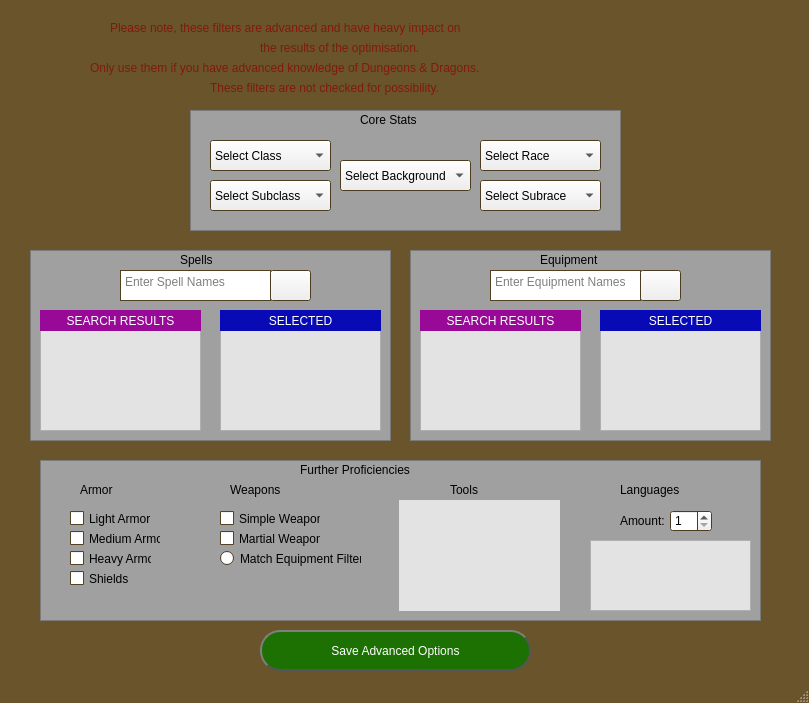
<?xml version="1.0" encoding="UTF-8"?>
<ui version="4.0">
 <class>mainWindow</class>
 <widget class="QMainWindow" name="mainWindow">
  <property name="geometry">
   <rect>
    <x>0</x>
    <y>0</y>
    <width>809</width>
    <height>703</height>
   </rect>
  </property>
  <property name="palette">
   <palette>
    <active>
     <colorrole role="Base">
      <brush brushstyle="SolidPattern">
       <color alpha="255">
        <red>255</red>
        <green>255</green>
        <blue>255</blue>
       </color>
      </brush>
     </colorrole>
     <colorrole role="Window">
      <brush brushstyle="SolidPattern">
       <color alpha="255">
        <red>105</red>
        <green>84</green>
        <blue>43</blue>
       </color>
      </brush>
     </colorrole>
    </active>
    <inactive>
     <colorrole role="Base">
      <brush brushstyle="SolidPattern">
       <color alpha="255">
        <red>255</red>
        <green>255</green>
        <blue>255</blue>
       </color>
      </brush>
     </colorrole>
     <colorrole role="Window">
      <brush brushstyle="SolidPattern">
       <color alpha="255">
        <red>105</red>
        <green>84</green>
        <blue>43</blue>
       </color>
      </brush>
     </colorrole>
    </inactive>
    <disabled>
     <colorrole role="Base">
      <brush brushstyle="SolidPattern">
       <color alpha="255">
        <red>105</red>
        <green>84</green>
        <blue>43</blue>
       </color>
      </brush>
     </colorrole>
     <colorrole role="Window">
      <brush brushstyle="SolidPattern">
       <color alpha="255">
        <red>105</red>
        <green>84</green>
        <blue>43</blue>
       </color>
      </brush>
     </colorrole>
    </disabled>
   </palette>
  </property>
  <property name="windowTitle">
   <string>Advanced Filters</string>
  </property>
  <widget class="QWidget" name="centralwidget">
   <widget class="QLabel" name="spellsLabel">
    <property name="geometry">
     <rect>
      <x>180</x>
      <y>250</y>
      <width>61</width>
      <height>20</height>
     </rect>
    </property>
    <property name="styleSheet">
     <string notr="true">font: 12pt &quot;Stencil&quot;;</string>
    </property>
    <property name="text">
     <string>Spells</string>
    </property>
   </widget>
   <widget class="QLabel" name="coreStatsLabel">
    <property name="geometry">
     <rect>
      <x>360</x>
      <y>110</y>
      <width>91</width>
      <height>20</height>
     </rect>
    </property>
    <property name="styleSheet">
     <string notr="true">font: 12pt &quot;Stencil&quot;;</string>
    </property>
    <property name="text">
     <string>Core Stats</string>
    </property>
   </widget>
   <widget class="QLabel" name="proficienciesLabel">
    <property name="geometry">
     <rect>
      <x>300</x>
      <y>460</y>
      <width>201</width>
      <height>20</height>
     </rect>
    </property>
    <property name="styleSheet">
     <string notr="true">font: 12pt &quot;Stencil&quot;;</string>
    </property>
    <property name="text">
     <string>Further Proficiencies</string>
    </property>
   </widget>
   <widget class="QGraphicsView" name="coreStatsView">
    <property name="geometry">
     <rect>
      <x>190</x>
      <y>110</y>
      <width>431</width>
      <height>121</height>
     </rect>
    </property>
    <property name="styleSheet">
     <string notr="true">background-color: rgb(160, 160, 160);</string>
    </property>
    <property name="backgroundBrush">
     <brush brushstyle="NoBrush">
      <color alpha="255">
       <red>0</red>
       <green>0</green>
       <blue>0</blue>
      </color>
     </brush>
    </property>
    <property name="renderHints">
     <set>QPainter::TextAntialiasing</set>
    </property>
   </widget>
   <widget class="QLabel" name="warningLabel1">
    <property name="geometry">
     <rect>
      <x>110</x>
      <y>20</y>
      <width>571</width>
      <height>16</height>
     </rect>
    </property>
    <property name="styleSheet">
     <string notr="true">font: 12pt &quot;Stencil&quot;;
color: rgb(131, 24, 14);</string>
    </property>
    <property name="text">
     <string>Please note, these filters are advanced and have heavy impact on</string>
    </property>
   </widget>
   <widget class="QLabel" name="warningLabel3">
    <property name="geometry">
     <rect>
      <x>90</x>
      <y>60</y>
      <width>611</width>
      <height>16</height>
     </rect>
    </property>
    <property name="styleSheet">
     <string notr="true">font: 12pt &quot;Stencil&quot;;
color: rgb(131, 24, 14);</string>
    </property>
    <property name="text">
     <string>Only use them if you have advanced knowledge of Dungeons &amp; Dragons.</string>
    </property>
   </widget>
   <widget class="QLabel" name="warningLabel2">
    <property name="geometry">
     <rect>
      <x>260</x>
      <y>40</y>
      <width>281</width>
      <height>16</height>
     </rect>
    </property>
    <property name="styleSheet">
     <string notr="true">font: 12pt &quot;Stencil&quot;;
color: rgb(131, 24, 14);</string>
    </property>
    <property name="text">
     <string>the results of the optimisation.</string>
    </property>
   </widget>
   <widget class="QPushButton" name="saveAdvancedOptions">
    <property name="geometry">
     <rect>
      <x>260</x>
      <y>630</y>
      <width>271</width>
      <height>41</height>
     </rect>
    </property>
    <property name="styleSheet">
     <string notr="true">font: 81 12pt &quot;Rockwell Extra Bold&quot;;
color: rgb(255, 255, 255);
background-color: rgb(28, 113, 2);
border: 2px solid #555;
border-radius: 20px;
border-style: outset;</string>
    </property>
    <property name="text">
     <string>Save Advanced Options</string>
    </property>
   </widget>
   <widget class="QComboBox" name="selectClass">
    <property name="geometry">
     <rect>
      <x>210</x>
      <y>140</y>
      <width>121</width>
      <height>31</height>
     </rect>
    </property>
    <property name="currentText">
     <string>Select Class</string>
    </property>
    <item>
     <property name="text">
      <string>Select Class</string>
     </property>
    </item>
   </widget>
   <widget class="QComboBox" name="selectSubclass">
    <property name="geometry">
     <rect>
      <x>210</x>
      <y>180</y>
      <width>121</width>
      <height>31</height>
     </rect>
    </property>
    <property name="currentText">
     <string>Select Subclass</string>
    </property>
    <item>
     <property name="text">
      <string>Select Subclass</string>
     </property>
    </item>
   </widget>
   <widget class="QComboBox" name="selectRace">
    <property name="geometry">
     <rect>
      <x>480</x>
      <y>140</y>
      <width>121</width>
      <height>31</height>
     </rect>
    </property>
    <property name="currentText">
     <string>Select Race</string>
    </property>
    <item>
     <property name="text">
      <string>Select Race</string>
     </property>
    </item>
   </widget>
   <widget class="QComboBox" name="selectSubrace">
    <property name="geometry">
     <rect>
      <x>480</x>
      <y>180</y>
      <width>121</width>
      <height>31</height>
     </rect>
    </property>
    <property name="currentText">
     <string>Select Subrace</string>
    </property>
    <item>
     <property name="text">
      <string>Select Subrace</string>
     </property>
    </item>
   </widget>
   <widget class="QComboBox" name="selectBackground">
    <property name="geometry">
     <rect>
      <x>340</x>
      <y>160</y>
      <width>131</width>
      <height>31</height>
     </rect>
    </property>
    <property name="layoutDirection">
     <enum>Qt::LeftToRight</enum>
    </property>
    <property name="currentText">
     <string>Select Background</string>
    </property>
    <item>
     <property name="text">
      <string>Select Background</string>
     </property>
    </item>
   </widget>
   <widget class="QGraphicsView" name="spellsView">
    <property name="geometry">
     <rect>
      <x>30</x>
      <y>250</y>
      <width>361</width>
      <height>191</height>
     </rect>
    </property>
    <property name="styleSheet">
     <string notr="true">background-color: rgb(160, 160, 160);</string>
    </property>
    <property name="backgroundBrush">
     <brush brushstyle="NoBrush">
      <color alpha="255">
       <red>0</red>
       <green>0</green>
       <blue>0</blue>
      </color>
     </brush>
    </property>
    <property name="renderHints">
     <set>QPainter::TextAntialiasing</set>
    </property>
   </widget>
   <widget class="QScrollArea" name="spellOptions">
    <property name="geometry">
     <rect>
      <x>40</x>
      <y>330</y>
      <width>161</width>
      <height>101</height>
     </rect>
    </property>
    <property name="styleSheet">
     <string notr="true">background-color: rgb(227, 227, 227);</string>
    </property>
    <property name="widgetResizable">
     <bool>true</bool>
    </property>
    <widget class="QWidget" name="spellContents">
     <property name="geometry">
      <rect>
       <x>0</x>
       <y>0</y>
       <width>159</width>
       <height>99</height>
      </rect>
     </property>
    </widget>
   </widget>
   <widget class="QTextEdit" name="spellSearchBar">
    <property name="geometry">
     <rect>
      <x>120</x>
      <y>270</y>
      <width>151</width>
      <height>31</height>
     </rect>
    </property>
    <property name="placeholderText">
     <string>Enter Spell Names</string>
    </property>
   </widget>
   <widget class="QPushButton" name="spellSearchBtn">
    <property name="geometry">
     <rect>
      <x>270</x>
      <y>270</y>
      <width>41</width>
      <height>31</height>
     </rect>
    </property>
    <property name="icon">
     <iconset>
      <normaloff>../Images/SearchImage.png</normaloff>../Images/SearchImage.png</iconset>
    </property>
    <property name="iconSize">
     <size>
      <width>32</width>
      <height>32</height>
     </size>
    </property>
   </widget>
   <widget class="QScrollArea" name="chosenSpellOptions">
    <property name="geometry">
     <rect>
      <x>220</x>
      <y>330</y>
      <width>161</width>
      <height>101</height>
     </rect>
    </property>
    <property name="styleSheet">
     <string notr="true">background-color: rgb(227, 227, 227);</string>
    </property>
    <property name="widgetResizable">
     <bool>true</bool>
    </property>
    <widget class="QWidget" name="chosenSpellContents">
     <property name="geometry">
      <rect>
       <x>0</x>
       <y>0</y>
       <width>159</width>
       <height>99</height>
      </rect>
     </property>
    </widget>
   </widget>
   <widget class="QTextEdit" name="equipmentSearchBar">
    <property name="geometry">
     <rect>
      <x>490</x>
      <y>270</y>
      <width>151</width>
      <height>31</height>
     </rect>
    </property>
    <property name="placeholderText">
     <string>Enter Equipment Names</string>
    </property>
   </widget>
   <widget class="QGraphicsView" name="equipmentView">
    <property name="geometry">
     <rect>
      <x>410</x>
      <y>250</y>
      <width>361</width>
      <height>191</height>
     </rect>
    </property>
    <property name="styleSheet">
     <string notr="true">background-color: rgb(160, 160, 160);</string>
    </property>
    <property name="backgroundBrush">
     <brush brushstyle="NoBrush">
      <color alpha="255">
       <red>0</red>
       <green>0</green>
       <blue>0</blue>
      </color>
     </brush>
    </property>
    <property name="renderHints">
     <set>QPainter::TextAntialiasing</set>
    </property>
   </widget>
   <widget class="QPushButton" name="equipmentSearchBtn">
    <property name="geometry">
     <rect>
      <x>640</x>
      <y>270</y>
      <width>41</width>
      <height>31</height>
     </rect>
    </property>
    <property name="icon">
     <iconset>
      <normaloff>../Images/SearchImage.png</normaloff>../Images/SearchImage.png</iconset>
    </property>
    <property name="iconSize">
     <size>
      <width>32</width>
      <height>32</height>
     </size>
    </property>
   </widget>
   <widget class="QGraphicsView" name="proficienciesView">
    <property name="geometry">
     <rect>
      <x>40</x>
      <y>460</y>
      <width>721</width>
      <height>161</height>
     </rect>
    </property>
    <property name="styleSheet">
     <string notr="true">background-color: rgb(160, 160, 160);</string>
    </property>
    <property name="backgroundBrush">
     <brush brushstyle="NoBrush">
      <color alpha="255">
       <red>0</red>
       <green>0</green>
       <blue>0</blue>
      </color>
     </brush>
    </property>
    <property name="renderHints">
     <set>QPainter::TextAntialiasing</set>
    </property>
   </widget>
   <widget class="QLabel" name="armorLabel">
    <property name="geometry">
     <rect>
      <x>80</x>
      <y>480</y>
      <width>61</width>
      <height>20</height>
     </rect>
    </property>
    <property name="styleSheet">
     <string notr="true">font: 12pt &quot;Stencil&quot;;</string>
    </property>
    <property name="text">
     <string>Armor</string>
    </property>
   </widget>
   <widget class="QLabel" name="weaponsLabel">
    <property name="geometry">
     <rect>
      <x>230</x>
      <y>480</y>
      <width>81</width>
      <height>20</height>
     </rect>
    </property>
    <property name="styleSheet">
     <string notr="true">font: 12pt &quot;Stencil&quot;;</string>
    </property>
    <property name="text">
     <string>Weapons</string>
    </property>
   </widget>
   <widget class="QLabel" name="toolsLabel">
    <property name="geometry">
     <rect>
      <x>450</x>
      <y>480</y>
      <width>51</width>
      <height>20</height>
     </rect>
    </property>
    <property name="styleSheet">
     <string notr="true">font: 12pt &quot;Stencil&quot;;</string>
    </property>
    <property name="text">
     <string>Tools</string>
    </property>
   </widget>
   <widget class="QLabel" name="languagesLabel">
    <property name="geometry">
     <rect>
      <x>620</x>
      <y>480</y>
      <width>91</width>
      <height>20</height>
     </rect>
    </property>
    <property name="styleSheet">
     <string notr="true">font: 12pt &quot;Stencil&quot;;</string>
    </property>
    <property name="text">
     <string>Languages</string>
    </property>
   </widget>
   <widget class="QCheckBox" name="lightArmorBtn">
    <property name="geometry">
     <rect>
      <x>70</x>
      <y>510</y>
      <width>82</width>
      <height>17</height>
     </rect>
    </property>
    <property name="text">
     <string>Light Armor</string>
    </property>
   </widget>
   <widget class="QCheckBox" name="mediumArmorBtn">
    <property name="geometry">
     <rect>
      <x>70</x>
      <y>530</y>
      <width>91</width>
      <height>17</height>
     </rect>
    </property>
    <property name="text">
     <string>Medium Armor</string>
    </property>
   </widget>
   <widget class="QCheckBox" name="heavyArmorBtn">
    <property name="geometry">
     <rect>
      <x>70</x>
      <y>550</y>
      <width>82</width>
      <height>17</height>
     </rect>
    </property>
    <property name="text">
     <string>Heavy Armor</string>
    </property>
   </widget>
   <widget class="QCheckBox" name="shieldBtn">
    <property name="geometry">
     <rect>
      <x>70</x>
      <y>570</y>
      <width>82</width>
      <height>17</height>
     </rect>
    </property>
    <property name="text">
     <string>Shields</string>
    </property>
   </widget>
   <widget class="QLabel" name="langAmntLabel">
    <property name="geometry">
     <rect>
      <x>620</x>
      <y>510</y>
      <width>47</width>
      <height>21</height>
     </rect>
    </property>
    <property name="text">
     <string>Amount:</string>
    </property>
   </widget>
   <widget class="QSpinBox" name="langAmntSpinner">
    <property name="geometry">
     <rect>
      <x>670</x>
      <y>510</y>
      <width>42</width>
      <height>22</height>
     </rect>
    </property>
    <property name="minimum">
     <number>1</number>
    </property>
    <property name="maximum">
     <number>7</number>
    </property>
   </widget>
   <widget class="QScrollArea" name="languagesScroller">
    <property name="geometry">
     <rect>
      <x>590</x>
      <y>540</y>
      <width>161</width>
      <height>71</height>
     </rect>
    </property>
    <property name="styleSheet">
     <string notr="true">background-color: rgb(227, 227, 227);</string>
    </property>
    <property name="widgetResizable">
     <bool>true</bool>
    </property>
    <widget class="QWidget" name="scrollAreaWidgetContents">
     <property name="geometry">
      <rect>
       <x>0</x>
       <y>0</y>
       <width>159</width>
       <height>69</height>
      </rect>
     </property>
    </widget>
   </widget>
   <widget class="QStackedWidget" name="toolsStack">
    <property name="geometry">
     <rect>
      <x>399</x>
      <y>500</y>
      <width>161</width>
      <height>111</height>
     </rect>
    </property>
    <property name="styleSheet">
     <string notr="true">background-color: rgb(227, 227, 227);</string>
    </property>
    <property name="currentIndex">
     <number>1</number>
    </property>
    <widget class="QWidget" name="page"/>
    <widget class="QWidget" name="page_2"/>
   </widget>
   <widget class="QCheckBox" name="simpleWeaponsBtn">
    <property name="geometry">
     <rect>
      <x>220</x>
      <y>510</y>
      <width>101</width>
      <height>17</height>
     </rect>
    </property>
    <property name="text">
     <string>Simple Weapons</string>
    </property>
   </widget>
   <widget class="QCheckBox" name="martialWeaponsBtn">
    <property name="geometry">
     <rect>
      <x>220</x>
      <y>530</y>
      <width>101</width>
      <height>17</height>
     </rect>
    </property>
    <property name="text">
     <string>Martial Weapons</string>
    </property>
   </widget>
   <widget class="QRadioButton" name="weaponsMatchEquipmentBtn">
    <property name="geometry">
     <rect>
      <x>220</x>
      <y>550</y>
      <width>141</width>
      <height>17</height>
     </rect>
    </property>
    <property name="text">
     <string>Match Equipment Filters</string>
    </property>
   </widget>
   <widget class="QLabel" name="warningLabel4">
    <property name="geometry">
     <rect>
      <x>210</x>
      <y>80</y>
      <width>401</width>
      <height>16</height>
     </rect>
    </property>
    <property name="styleSheet">
     <string notr="true">font: 12pt &quot;Stencil&quot;;
color: rgb(131, 24, 14);</string>
    </property>
    <property name="text">
     <string>These filters are not checked for possibility.</string>
    </property>
   </widget>
   <widget class="QScrollArea" name="chosenEquipmentOptions">
    <property name="geometry">
     <rect>
      <x>600</x>
      <y>330</y>
      <width>161</width>
      <height>101</height>
     </rect>
    </property>
    <property name="styleSheet">
     <string notr="true">background-color: rgb(227, 227, 227);</string>
    </property>
    <property name="widgetResizable">
     <bool>true</bool>
    </property>
    <widget class="QWidget" name="chosenEquipmentContents">
     <property name="geometry">
      <rect>
       <x>0</x>
       <y>0</y>
       <width>159</width>
       <height>99</height>
      </rect>
     </property>
    </widget>
   </widget>
   <widget class="QScrollArea" name="equipmentOptions">
    <property name="geometry">
     <rect>
      <x>420</x>
      <y>330</y>
      <width>161</width>
      <height>101</height>
     </rect>
    </property>
    <property name="styleSheet">
     <string notr="true">background-color: rgb(227, 227, 227);</string>
    </property>
    <property name="widgetResizable">
     <bool>true</bool>
    </property>
    <widget class="QWidget" name="equipmentContents">
     <property name="geometry">
      <rect>
       <x>0</x>
       <y>0</y>
       <width>159</width>
       <height>99</height>
      </rect>
     </property>
    </widget>
   </widget>
   <widget class="QLabel" name="equipmentLabel">
    <property name="geometry">
     <rect>
      <x>540</x>
      <y>250</y>
      <width>91</width>
      <height>20</height>
     </rect>
    </property>
    <property name="styleSheet">
     <string notr="true">font: 12pt &quot;Stencil&quot;;</string>
    </property>
    <property name="text">
     <string>Equipment</string>
    </property>
   </widget>
   <widget class="QLabel" name="spellSearchLabel">
    <property name="geometry">
     <rect>
      <x>40</x>
      <y>310</y>
      <width>161</width>
      <height>21</height>
     </rect>
    </property>
    <property name="styleSheet">
     <string notr="true">background-color: rgb(152, 9, 152);
color: rgb(255, 255, 255);
font: 87 9pt &quot;Arial Black&quot;;</string>
    </property>
    <property name="text">
     <string>SEARCH RESULTS</string>
    </property>
    <property name="alignment">
     <set>Qt::AlignCenter</set>
    </property>
   </widget>
   <widget class="QLabel" name="spellSelectedLabel">
    <property name="geometry">
     <rect>
      <x>220</x>
      <y>310</y>
      <width>161</width>
      <height>21</height>
     </rect>
    </property>
    <property name="styleSheet">
     <string notr="true">background-color: rgb(7, 10, 181);
color: rgb(255, 255, 255);
font: 87 9pt &quot;Arial Black&quot;;</string>
    </property>
    <property name="text">
     <string>SELECTED</string>
    </property>
    <property name="alignment">
     <set>Qt::AlignCenter</set>
    </property>
   </widget>
   <widget class="QLabel" name="equipmentSearchLabel">
    <property name="geometry">
     <rect>
      <x>420</x>
      <y>310</y>
      <width>161</width>
      <height>21</height>
     </rect>
    </property>
    <property name="styleSheet">
     <string notr="true">background-color: rgb(152, 9, 152);
color: rgb(255, 255, 255);
font: 87 9pt &quot;Arial Black&quot;;</string>
    </property>
    <property name="text">
     <string>SEARCH RESULTS</string>
    </property>
    <property name="alignment">
     <set>Qt::AlignCenter</set>
    </property>
   </widget>
   <widget class="QLabel" name="equipmentSelectedLabel">
    <property name="geometry">
     <rect>
      <x>600</x>
      <y>310</y>
      <width>161</width>
      <height>21</height>
     </rect>
    </property>
    <property name="styleSheet">
     <string notr="true">background-color: rgb(7, 10, 181);
color: rgb(255, 255, 255);
font: 87 9pt &quot;Arial Black&quot;;</string>
    </property>
    <property name="text">
     <string>SELECTED</string>
    </property>
    <property name="alignment">
     <set>Qt::AlignCenter</set>
    </property>
   </widget>
   <zorder>proficienciesView</zorder>
   <zorder>equipmentView</zorder>
   <zorder>spellsView</zorder>
   <zorder>coreStatsView</zorder>
   <zorder>spellsLabel</zorder>
   <zorder>coreStatsLabel</zorder>
   <zorder>proficienciesLabel</zorder>
   <zorder>warningLabel1</zorder>
   <zorder>warningLabel3</zorder>
   <zorder>warningLabel2</zorder>
   <zorder>saveAdvancedOptions</zorder>
   <zorder>selectClass</zorder>
   <zorder>selectSubclass</zorder>
   <zorder>selectRace</zorder>
   <zorder>selectSubrace</zorder>
   <zorder>selectBackground</zorder>
   <zorder>spellOptions</zorder>
   <zorder>spellSearchBar</zorder>
   <zorder>spellSearchBtn</zorder>
   <zorder>chosenSpellOptions</zorder>
   <zorder>equipmentSearchBar</zorder>
   <zorder>equipmentSearchBtn</zorder>
   <zorder>armorLabel</zorder>
   <zorder>weaponsLabel</zorder>
   <zorder>toolsLabel</zorder>
   <zorder>languagesLabel</zorder>
   <zorder>lightArmorBtn</zorder>
   <zorder>mediumArmorBtn</zorder>
   <zorder>heavyArmorBtn</zorder>
   <zorder>shieldBtn</zorder>
   <zorder>langAmntLabel</zorder>
   <zorder>langAmntSpinner</zorder>
   <zorder>languagesScroller</zorder>
   <zorder>toolsStack</zorder>
   <zorder>simpleWeaponsBtn</zorder>
   <zorder>martialWeaponsBtn</zorder>
   <zorder>weaponsMatchEquipmentBtn</zorder>
   <zorder>warningLabel4</zorder>
   <zorder>chosenEquipmentOptions</zorder>
   <zorder>equipmentOptions</zorder>
   <zorder>equipmentLabel</zorder>
   <zorder>spellSearchLabel</zorder>
   <zorder>spellSelectedLabel</zorder>
   <zorder>equipmentSearchLabel</zorder>
   <zorder>equipmentSelectedLabel</zorder>
  </widget>
  <widget class="QMenuBar" name="menubar">
   <property name="geometry">
    <rect>
     <x>0</x>
     <y>0</y>
     <width>809</width>
     <height>21</height>
    </rect>
   </property>
  </widget>
  <widget class="QStatusBar" name="statusbar"/>
 </widget>
 <resources/>
 <connections/>
</ui>
